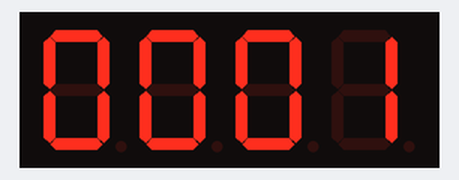
A sketch run on a simulated Arduino Uno, built with avr-gcc and run on an emulated ATmega328P. On the bench: 4-digit seven-segment display. Wiring (inferred from the names in the program): 4-digit 7-segment display, segments lit when LOW: segments pin 2, pin 3, pin 4, pin 5, pin 6, pin 7, pin 8; digit selects pin 9, pin 10, pin 11, pin 12. The segment pins are drawn as the display they are named for.

Above: at 0.1 s.
At 5.1 s:
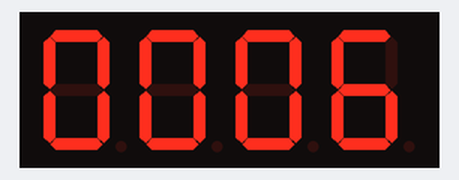
At 8.1 s:
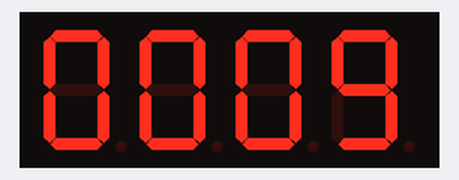
At 19.1 s:
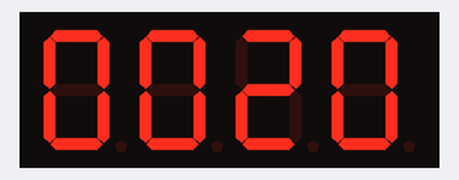
At 28.1 s:
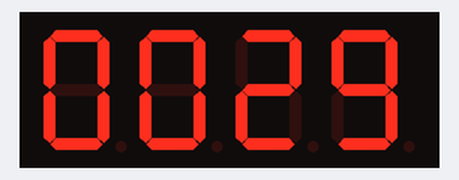
At 38.1 s:
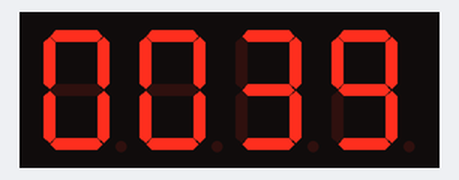

The sketch:

4Digit7Segment.ino
```cpp
int say=0;
int pinA = 2;
int pinB = 3;
int pinC = 4;
int pinD = 5;
int pinE = 6;
int pinF = 7;
int pinG = 8;
int digit4 = 9;
int digit3 = 10;
int digit2 = 11;
int digit1 = 12;

int dizi[10][7] = {{0,0,0,0,0,0,1},  // 0 rakamı
                 {1,0,0,1,1,1,1},    // 1 rakamı
                 {0,0,1,0,0,1,0},    // 2 rakamı
                 {0,0,0,0,1,1,0},    // 3 rakamı
                 {1,0,0,1,1,0,0},    // 4 rakamı
                 {0,1,0,0,1,0,0},    // 5 rakamı
                 {0,1,0,0,0,0,0},    // 6 rakamı
                 {0,0,0,1,1,1,1},    // 7 rakamı
                 {0,0,0,0,0,0,0},    // 8 rakamı
                 {0,0,0,0,1,0,0}};   // 9 rakamı


void setup()
{
   for(int i=2;i<=12;i++)
   {
      pinMode(i, OUTPUT);
   }

   digitalWrite(digit1, 0);
   digitalWrite(digit2, 0);
   digitalWrite(digit3, 0);
   digitalWrite(digit4, 0);

   cli();
   TCCR1A = 0;
   TCCR1B = 0;
   TCNT1  = 0;

   OCR1A = 15624;
   TCCR1B |= (1 << WGM12);
   TCCR1B |= (1 << CS12) | (1 << CS10);
   TIMSK1 |= (1 << OCIE1A);
   sei();
}
ISR(TIMER1_COMPA_vect)
{
  // buradaki kodlar saniyede bir kez çalışır.
   say++;
}
void loop()
{
   digitalWrite(digit1, 1);
   digitalWrite(digit2, 0);
   digitalWrite(digit3, 0);
   digitalWrite(digit4, 0);
   for(int j=0;j<=6;j++)
   {
      digitalWrite(j+2, dizi[say%10][j]);
   }
   delay(5);

   digitalWrite(digit1, 0);
   digitalWrite(digit2, 1);
   digitalWrite(digit3, 0);
   digitalWrite(digit4, 0);
   for(int j=0;j<=6;j++)
   {
      digitalWrite(j+2, dizi[(say/10)%10][j]);
   }
   delay(5);

   digitalWrite(digit1, 0);
   digitalWrite(digit2, 0);
   digitalWrite(digit3, 1);
   digitalWrite(digit4, 0);
   for(int j=0;j<=6;j++)
   {
      digitalWrite(j+2, dizi[(say/100)%10][j]);
   }
   delay(5);

   digitalWrite(digit1, 0);
   digitalWrite(digit2, 0);
   digitalWrite(digit3, 0);
   digitalWrite(digit4, 1);
   for(int j=0;j<=6;j++)
   {
      digitalWrite(j+2, dizi[(say/1000)%10][j]);
   }
   delay(5);
}
```

Measured:
- what the display in image 0 shows lasts 1.1 s, from 0.0 s to 1.1 s
